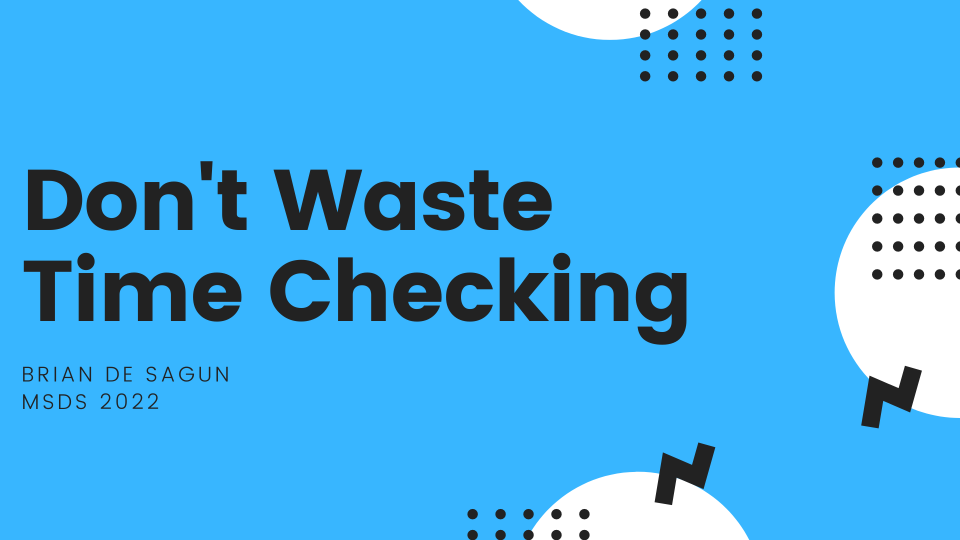
#> input picture ML3 Individual Presentation.png, 1920 x 1080 px (shown at 1/2 size)
$ python -i helper.py   (imports and definitions only)   (older library calls are emulated)
#> lines starting #> are read from the running program, lines starting #| are printed output that depends on the picture; after the words box and inside, x2 and y2 are one past the last pixel; in counts of white or black regions, pixels touching at a corner belong together
#> further down, picture is the input picture: shape (1080, 1920, 3); mean B, G, R 236.1, 174.6, 68.4
import cv2
import numpy as np
import matplotlib
import matplotlib.pyplot as plt


def find_good_contours_thres(conts, alpha = 0.002):
    '''
    Function to find threshold of good contours on basis of 10% of maximum area
    Input: Contours, threshold for removing noises
    Output: Contour area threshold

    For image dim 3307*4676
    alpha(text_segment) = 0.01
    alpha(extract_line) = 0.002
    '''
    #Calculating areas of contours and appending them to a list
    areas = []

    for c in conts:
        areas.append([cv2.contourArea(c)**2])
    #alpha is controlling paramter
    thres = alpha * max(areas)[0]

    return thres

def extract_line(image, beta=0.7, alpha=0.002, show = True):
    '''
    Function to extracts the line from the image
    Assumption : Sufficient gap b/w lines

    argument:
        img (array): image array
        beta (0-1) : Parameter to differentiate line
        alpha (0-1) : Parameter to select good contours
        show(bool) : to show figures or not
    output:
        uppers[diff_index]  : Upper points (x,y)
        lowers[diff_index]  : lower points(x,y)
    '''
#> called with beta = 0.7, alpha = 0.002, show = True
    img = image.copy()
    H,W = img.shape[:2]
#> H = 1080; W = 1920
    h5 = int(.02 * H)
#> h5 = 21
    w5 = int(.02 * W)
#> w5 = 38
    img[:h5,:] = [255,255,255]
    img[-h5:,:] = [255,255,255]
    img[:,:w5] = [255,255,255]
    img[:,-w5:] = [255,255,255]

    #Converting image to gray
    gray = cv2.cvtColor(img, cv2.COLOR_BGR2GRAY)
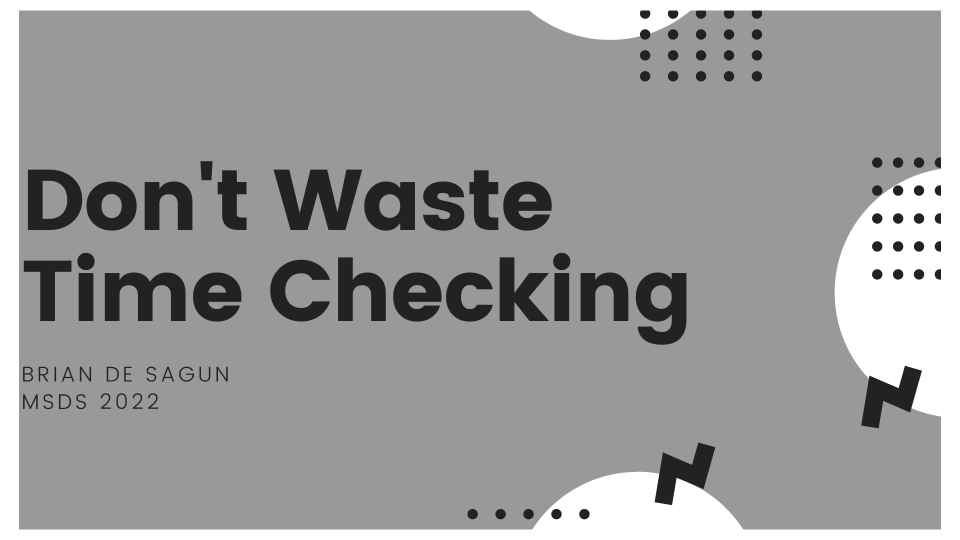
#> gray: shape (1080, 1920) (shown at 1/2 size); min 34, max 255, mean 156.5

    #Binary thresholding and inverting at 127
    th, threshed = cv2.threshold(gray, 127, 255, cv2.THRESH_BINARY_INV|cv2.THRESH_OTSU)
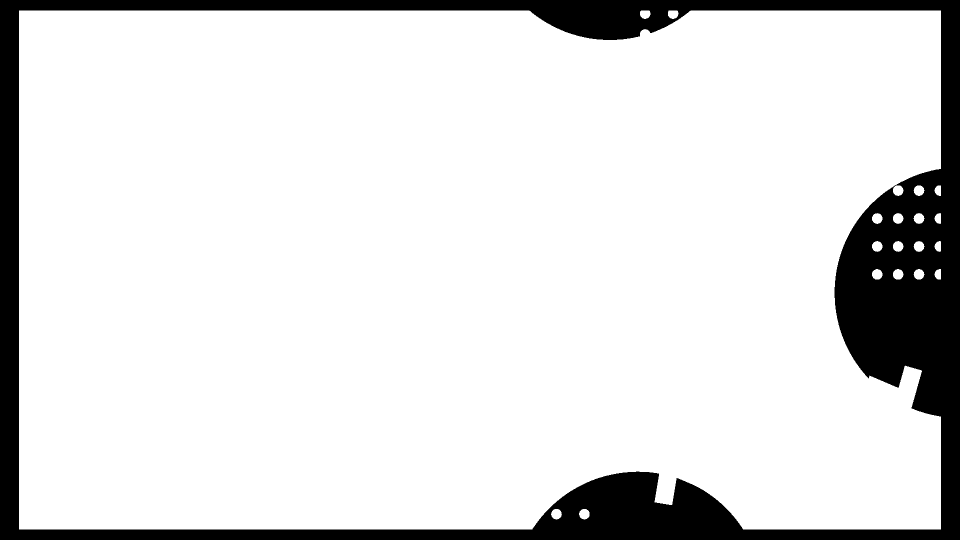
#> threshed: shape (1080, 1920) (shown at 1/2 size); 86.8% white; 1 black region, box (x1, y1, x2, y2) and area: (0, 0, 1920, 1080) 274575
#> th = 198

    #Selecting elliptical element for dilation
    kernel = cv2.getStructuringElement(cv2.MORPH_ELLIPSE,(3,3))
    dilation = cv2.dilate(threshed,kernel,iterations = 1)
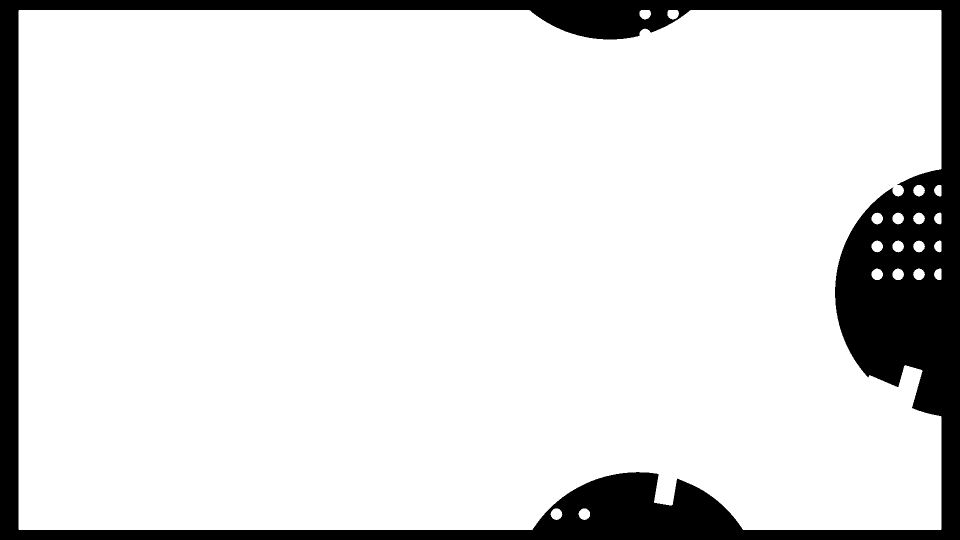
#> dilation: shape (1080, 1920) (shown at 1/2 size); 87.1% white; 1 black region

    #Saving a copy of dilated image for taking bitwise_and operation
    temp = dilation.copy()

    # Find the contours
    if(cv2.__version__ == '3.3.1'):
        xyz,contours,hierarchy = cv2.findContours(dilation,cv2.RETR_EXTERNAL,cv2.CHAIN_APPROX_SIMPLE)
    else:
        contours,hierarchy = cv2.findContours(dilation,cv2.RETR_EXTERNAL,cv2.CHAIN_APPROX_SIMPLE)
#> contours = 19 contours; largest, box (x1, y1, x2, y2) and area: (37, 20, 1883, 1060) 1796500, (1785, 537, 1808, 560) 379, (1743, 425, 1766, 449) 379, (1826, 425, 1850, 449) 378, (1157, 1017, 1180, 1040) 378

    cont_thresh = find_good_contours_thres(contours, alpha=alpha)
#> the loop in find_good_contours_thres, `for c in conts:` made 19 passes
#> after the loop in find_good_contours_thres, `for c in conts:`: areas = [[142884], [142129], [62250.2], [140625], [143641], [142884], [61009], [142884], [142884], [142884], [61009], [143262.2], [141376], [143641], [61256.2], [141376], [108241], [106276], [3.23e+12]]
#> in find_good_contours_thres, `thres = alpha * max(areas)[0]`: thres = 6.45e+09
#> cont_thresh = 6.45e+09

    #Creating a mask of only ones
    mask = np.ones(dilation.shape[:2], dtype="uint8") * 255

    #Drawing those contours which are noises and then taking bitwise and
    for c in contours:
        if( cv2.contourArea(c)**2 < cont_thresh):
            cv2.drawContours(mask, [c], -1, 0, -1)
#> this loop made 19 passes
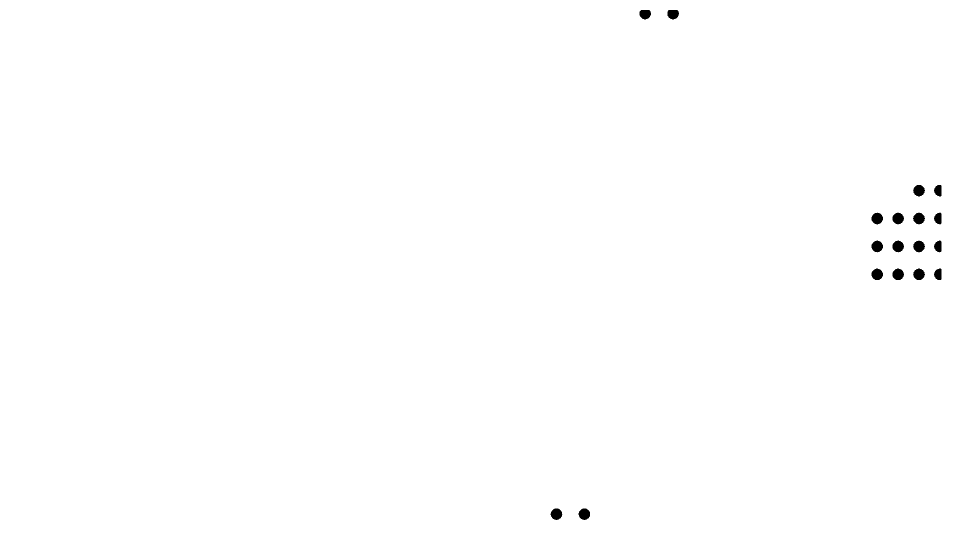
#> mask: shape (1080, 1920) (shown at 1/2 size); 99.7% white; 18 black regions, largest, box (x1, y1, x2, y2) and area: (1743, 425, 1766, 449) 411, (1785, 537, 1808, 560) 411, (1826, 425, 1850, 449) 410

    cleaned_img = cv2.bitwise_and(temp, temp, mask=mask)
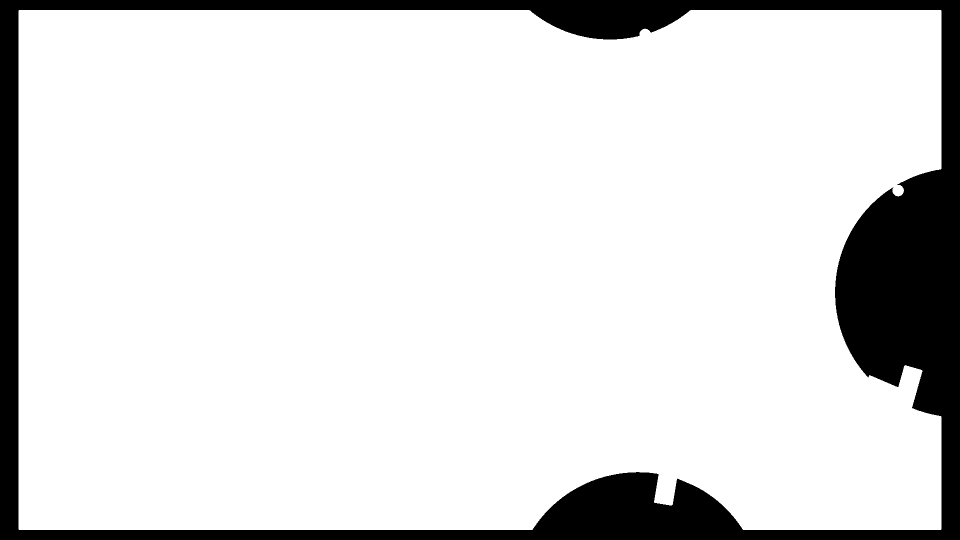
#> cleaned_img: shape (1080, 1920) (shown at 1/2 size); 86.8% white; 1 black region, box (x1, y1, x2, y2) and area: (0, 0, 1920, 1080) 273996

    #Dilating the cleaned image for better detection of line in cases where
    #exponents are little up the line
    kernel = cv2.getStructuringElement(cv2.MORPH_ELLIPSE,(3,3))
#> kernel = [[0, 1, 0], [1, 1, 1], [0, 1, 0]]
    dil_cleaned_img = cv2.dilate(cleaned_img,kernel,iterations = 10)
#> dil_cleaned_img: shape (1080, 1920); 89.8% white; 1 black region, box (x1, y1, x2, y2) and area: (0, 0, 1920, 1080) 212111

    #Getting back the cleaned original image without noise
    cleaned_orig = cv2.erode(cleaned_img, kernel, iterations=1)
#> cleaned_orig: shape (1080, 1920); 86.5% white; 1 black region, box (x1, y1, x2, y2) and area: (0, 0, 1920, 1080) 280206

    ##find and draw the upper and lower boundary of each lines
    hist = cv2.reduce(dil_cleaned_img,1, cv2.REDUCE_AVG).reshape(-1)
#> hist = 1080 values, max 248 at index 69, min 0 at index 0, mean 229

    th = 1
    H,W = img.shape[:2]
    uppers = np.array([y for y in range(H-1) if hist[y]<=th and hist[y+1]>th])
#> uppers = [9]
    lowers = np.array([y for y in range(H-1) if hist[y]>th and hist[y+1]<=th])
#> lowers = [1069]

    diff_1 = np.array([j-i for i,j in zip(uppers,lowers)])
#> diff_1 = [1060]
    diff_index_1 = np.array([True if j > beta*(np.mean(diff_1)-np.std(diff_1)) else False for j in diff_1 ])
#> diff_index_1 = [True]

    uppers = uppers[diff_index_1]
    lowers = lowers[diff_index_1]

    #Extending uppers and lowers indexes to avoid cutting of chars of lines
    #Extended more uppers by 33% as exponential might lie above
    uppers[1:] = [i-int(j)/3 for i,j in zip(uppers[1:], diff_1[1:])]
    lowers[:-1] = [i+int(j)/4 for i,j in zip(lowers[:-1], diff_1[:-1])]

    diff_2 = np.array([j-i for i,j in zip(uppers,lowers)])
#> diff_2 = [1060]
    diff_index_2 = np.array([True]*len(uppers))
#> diff_index_2 = [True]

    #Combining rogue exponentials into their deserving lines. This happens when
    #exponential and lines are separated by some distance
    for i,diff in enumerate(diff_2):
        if(i>0):
            if( (diff_2[i-1] < (diff/2)) and (( lowers[i-1]-uppers[i]) > ((lowers[i-1]-uppers[i-1])/5)) ):
                uppers[i] = uppers[i-1]
                diff_2[i] = diff_2[i]+diff_2[i-1]
                diff_index_2[i-1] = False
                print('Merging')
#> this loop made 1 pass

    diff_index = diff_index_2
#> diff_index = [True]

    cleaned_orig_rec = cv2.cvtColor(cleaned_orig, cv2.COLOR_GRAY2BGR)

    #For changing color of intermediate lines, keeping count
    col_ct = 0
    rec_out = []
    for left,right in zip(uppers[diff_index], lowers[diff_index]):
        #print(left,right)
        col1 = (153,255,255)
        col2 = (255,255,153)
        if(col_ct % 2 == 0):
            col= col1
        else:
            col=col2
        rec_out.append(((0,left),(W,right),col,4))
        cv2.rectangle(cleaned_orig_rec ,(0,left),(W,right),col,4)

        col_ct += 1
#> this loop made 1 pass
#> (left, right, col2, col, col_ct) on pass 1: (9, 1069, (255, 255, 153), (153, 255, 255), 1)
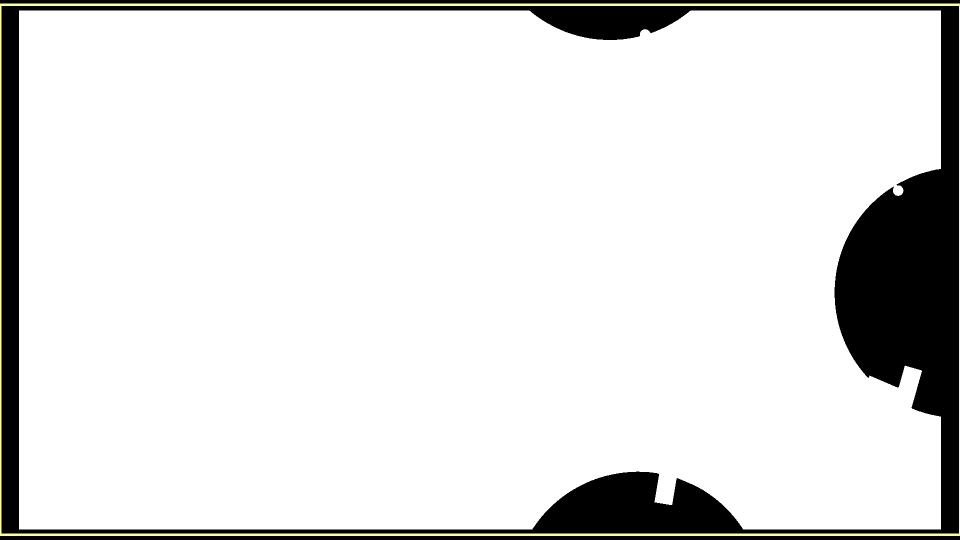
#> cleaned_orig_rec: shape (1080, 1920, 3) (shown at 1/2 size); mean B, G, R 222.3, 223.6, 223.6
#> after the loop, col_ct = 1; rec_out = [((0, 9), (1920, 1069), (153, 255, 255), 4)]

    if(show == True):
        fig0 = plt.figure(figsize=(15,5))
        ax1 = fig0.add_subplot(1,3,1)
        ax1.set_title('Original Image')
        ax1.imshow(img)
        ax1.axis('off')

        ax2 = fig0.add_subplot(1,3,2)
        ax2.set_title('Cleaned Image')
        ax2.imshow(cv2.cvtColor(cleaned_img, cv2.COLOR_GRAY2RGB))
        ax2.axis('off')

        ax3 = fig0.add_subplot(1,3,3)
        ax3.set_title('Noises')
        ax3.imshow(cv2.cvtColor(mask, cv2.COLOR_BGR2RGB))
        ax3.axis('off')

        fig0.suptitle('Denoising')
        plt.show()
#> figure, not shown here; B, G, R data is drawn as R, G, B

        fig1 = plt.figure(figsize=(15,5))
        fig1.suptitle('Line Detection')
        ax1 = fig1.add_subplot(1,2,1)
        ax1.axis("off")
        ax1.imshow(cv2.cvtColor(cleaned_orig,cv2.COLOR_BGR2RGB))

        ax2 = fig1.add_subplot(1,2,2)
        ax2.axis("off")
        ax2.imshow(cv2.cvtColor(cleaned_orig_rec, cv2.COLOR_BGR2RGB))

        plt.show()
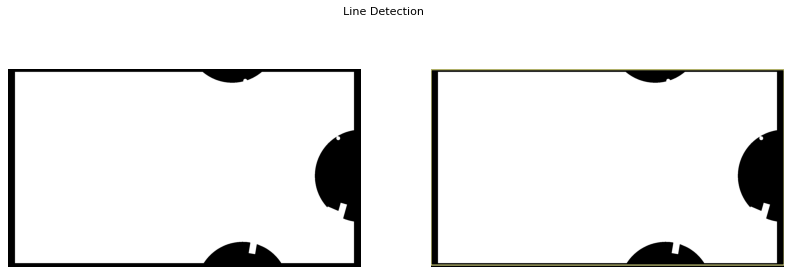
#> figure drawn by matplotlib, 2 panels

    return cleaned_orig, uppers[diff_index], lowers[diff_index],rec_out

>>> import cv2
>>> picture = cv2.imread('ML3 Individual Presentation.png')
>>> result = extract_line(picture)
